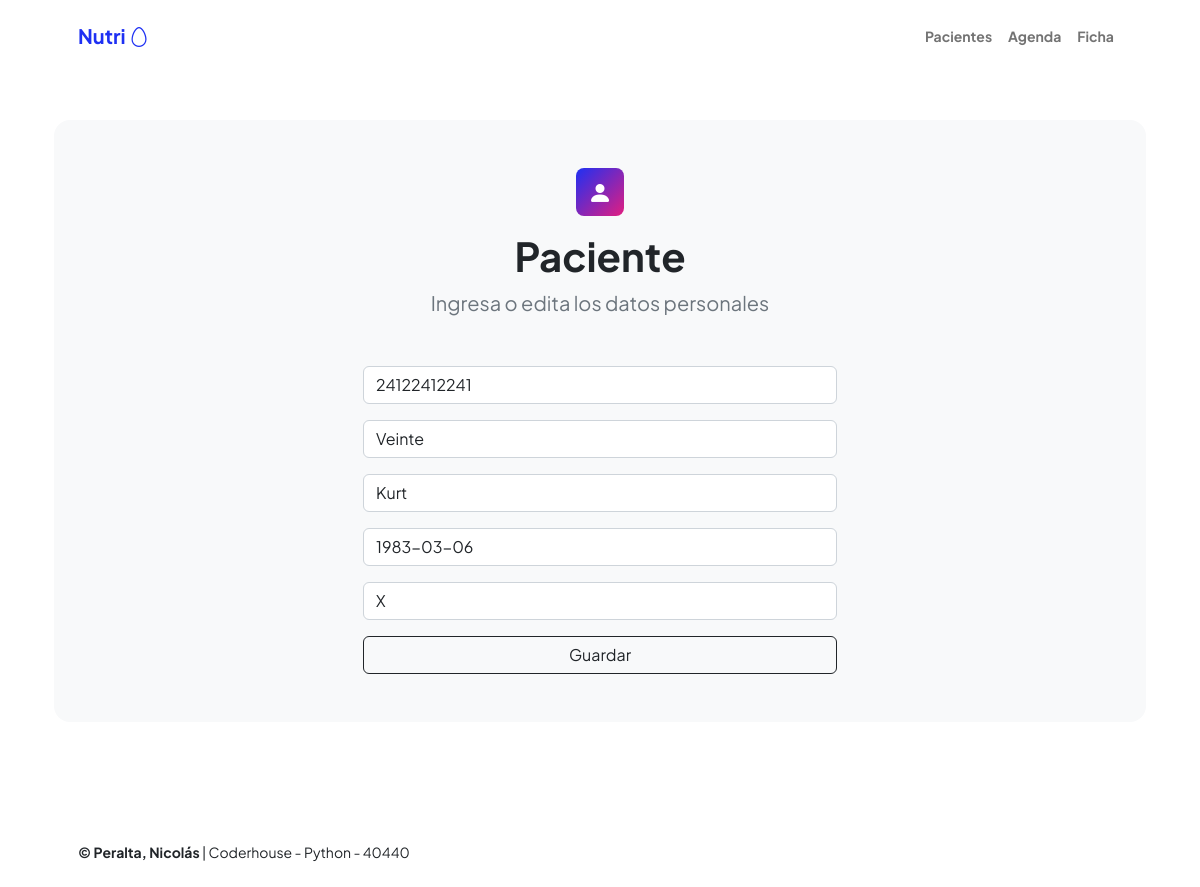
The app's page /pacientes-editar/24122412241/, older data.
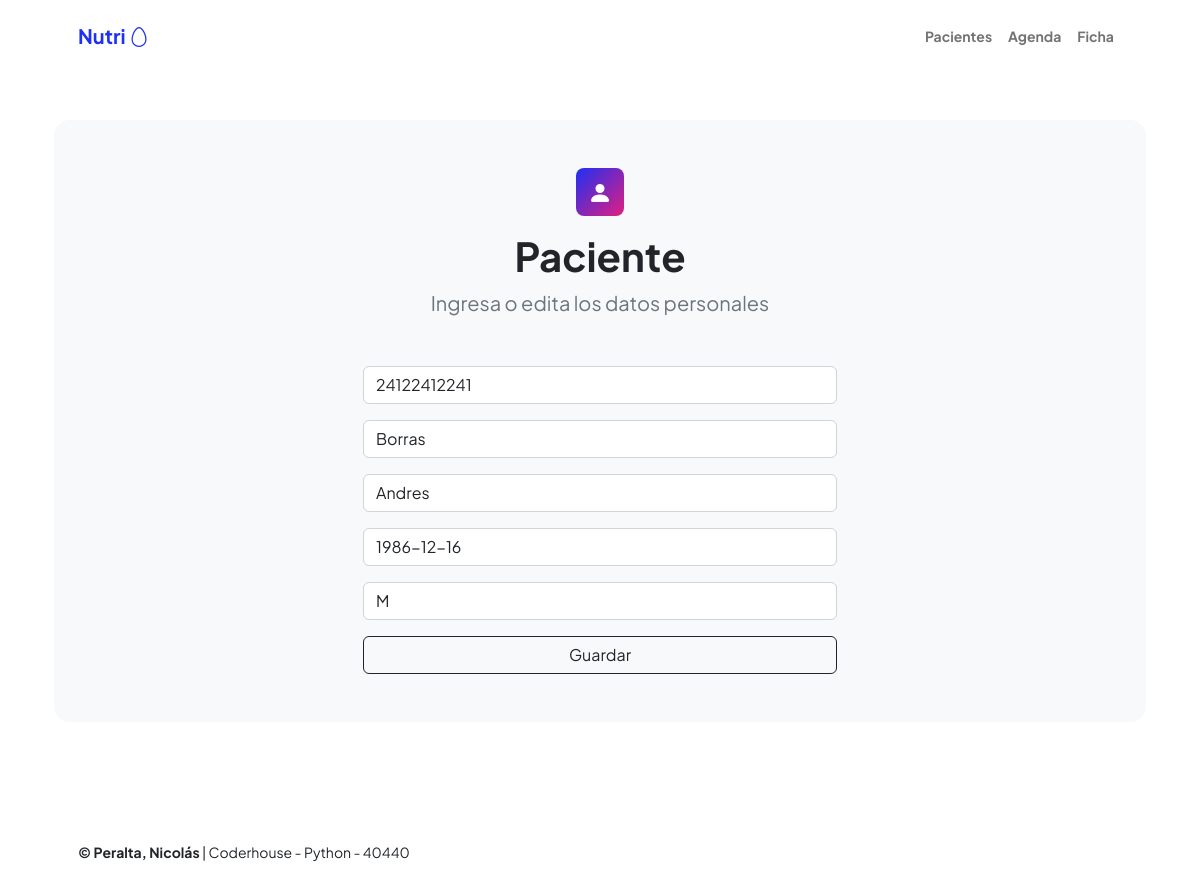
The same page, newer data.
### agenda/models.py (models this page shows, shortened)
class pacientes(models.Model):
    cuil = models.CharField(max_length=11, primary_key=True)
    apellido = models.CharField(max_length=200)
    nombres = models.CharField(max_length=200)
    nacimiento = models.DateField(null=True)
    tipos_generos = [("M", "Masculino"), ("F", "Femenino"), ("X", "No binario / No responde")]
    genero=models.CharField(max_length=1, choices=tipos_generos)

### agenda/views.py (the view)
# urls.py: path('pacientes-editar/<int:pk>/', views.vista_pacientes_editar, name="pacientes_editar"),
def vista_pacientes_editar(request, pk):
    paciente = pacientes.objects.get(cuil=pk)
    if request.method == "POST":
        formulario = form_pacientes(request.POST)
        if formulario.is_valid():
            data = formulario.cleaned_data
            paciente.cuil = data["cuil"]
            paciente.apellido = data["apellido"]
            paciente.nombres = data["nombres"]
            paciente.nacimiento = data["nacimiento"]
            paciente.genero = data["genero"]
            paciente.save()
            url_exitosa = reverse('pacientes')
            return redirect(url_exitosa)
    else:  # GET
        inicial = {
            'cuil': paciente.cuil,
            'apellido': paciente.apellido,
            'nombres': paciente.nombres,
            'nacimiento': paciente.nacimiento,
            'genero': paciente.genero,
        }
        formulario = form_pacientes(initial=inicial)
    return render(
        request=request,
        template_name='agenda/pacientes_agregar.html',
        context={'formulario': formulario},
    )

### agenda/forms.py
class form_pacientes(forms.Form):
    cuil = forms.CharField(required=True, max_length=11, label='', widget=forms.TextInput(attrs={'placeholder': 'Cuil','class':'form-control'}))
    apellido = forms.CharField(required=True, max_length=200, label='', widget=forms.TextInput(attrs={'placeholder': 'Apellido','class':'form-control'}))
    nombres = forms.CharField(required=True, max_length=200, label='', widget=forms.TextInput(attrs={'placeholder': 'Nombres','class':'form-control'}))
    nacimiento = forms.DateField(label='', widget=forms.TextInput(attrs={'placeholder': 'Fecha de Nacimiento','class':'form-control'}))
    genero = forms.CharField(max_length=1, label='', widget=forms.TextInput(attrs={'placeholder': 'Género','class':'form-control'}))

### agenda/templates/agenda/pacientes_agregar.html (shortened to what this page needs)
{% extends 'agenda/base.html' %}
  {% block contenido%}
<div class="bg-light rounded-4 py-5 px-4 px-md-5">
  <div class="text-center mb-5">
    <div class="feature bg-primary bg-gradient-primary-to-secondary text-white rounded-3 mb-3"><i class="bi bi-person-fill"></i></div>
        <h1 class="fw-bolder">Paciente</h1>
        <p class="lead fw-normal text-muted mb-0">Ingresa o edita los datos personales</p>
    </div>
  <div class="row gx-5 justify-content-center">
  <div class="col-lg-8 col-xl-6">
<form method="post">
  {{formulario.as_p}}
  <div class="d-grid">
    <input type = "submit" class="btn btn-outline-dark "  value = "Guardar" />
  </div>
</form>
  </div>
  </div>
  </div>
</div>
  {% endblock contenido%}

Row changes from the older to the newer data that the page shows:
changed pacientes id 24122412241: apellido "Veinte" → "Borras"; nombres "Kurt" → "Andres"; nacimiento "1983-03-06" → "1986-12-16"; genero "X" → "M"
